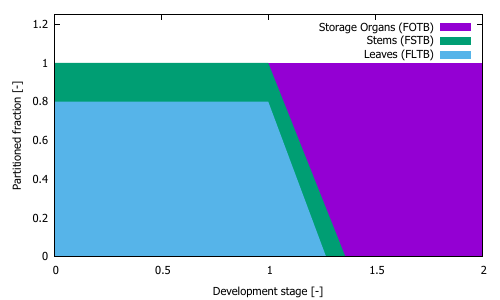

Source code (gnuplot):
# GNUPlot command file for generating the response function for
# TMPFTB in the WOFOST system description
set termopt enhanced 
set datafile separator ","
set xrange [0.0:2.0]
set yrange [0:1.25]
#set terminal svg size 800,600 enhanced font 'Verdana,12'
set terminal pdf
set output 'figure_PARTITIONING.pdf'
set xlabel 'Development stage [-]'
set ylabel 'Partitioned fraction [-]'
plot \
  for [i=2:4:1] \
    "figure_PARTITIONING.csv" using 1:(sum [col=i:4] column(col)) \
      title columnheader(i) \
      with filledcurves x1

set output
